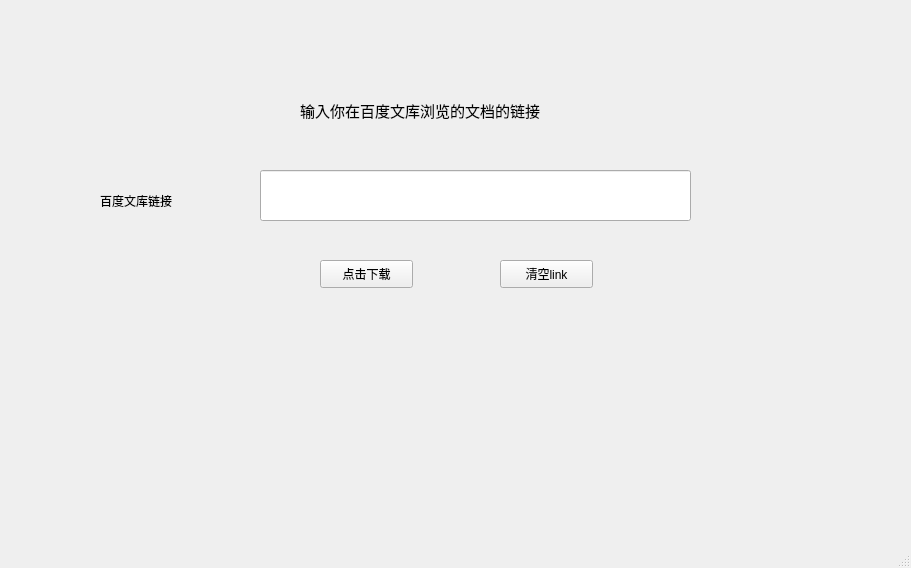
<?xml version="1.0" encoding="UTF-8"?>
<ui version="4.0">
 <class>MainWindow</class>
 <widget class="QMainWindow" name="MainWindow">
  <property name="geometry">
   <rect>
    <x>0</x>
    <y>0</y>
    <width>911</width>
    <height>568</height>
   </rect>
  </property>
  <property name="font">
   <font>
    <family>Arial</family>
   </font>
  </property>
  <property name="windowTitle">
   <string>MainWindow</string>
  </property>
  <widget class="QWidget" name="centralwidget">
   <widget class="QLabel" name="label">
    <property name="geometry">
     <rect>
      <x>100</x>
      <y>180</y>
      <width>131</width>
      <height>41</height>
     </rect>
    </property>
    <property name="font">
     <font>
      <family>Arial</family>
     </font>
    </property>
    <property name="text">
     <string>百度文库链接</string>
    </property>
   </widget>
   <widget class="QPushButton" name="pushButton">
    <property name="geometry">
     <rect>
      <x>320</x>
      <y>260</y>
      <width>93</width>
      <height>28</height>
     </rect>
    </property>
    <property name="text">
     <string>点击下载</string>
    </property>
   </widget>
   <widget class="QLabel" name="label_2">
    <property name="geometry">
     <rect>
      <x>300</x>
      <y>80</y>
      <width>371</width>
      <height>61</height>
     </rect>
    </property>
    <property name="font">
     <font>
      <family>Arial</family>
      <pointsize>11</pointsize>
     </font>
    </property>
    <property name="text">
     <string>输入你在百度文库浏览的文档的链接</string>
    </property>
   </widget>
   <widget class="QLineEdit" name="lineEdit">
    <property name="geometry">
     <rect>
      <x>260</x>
      <y>170</y>
      <width>431</width>
      <height>51</height>
     </rect>
    </property>
   </widget>
   <widget class="QPushButton" name="pushButton_2">
    <property name="geometry">
     <rect>
      <x>500</x>
      <y>260</y>
      <width>93</width>
      <height>28</height>
     </rect>
    </property>
    <property name="text">
     <string>清空link</string>
    </property>
   </widget>
  </widget>
  <widget class="QStatusBar" name="statusbar"/>
 </widget>
 <resources/>
 <connections/>
</ui>
